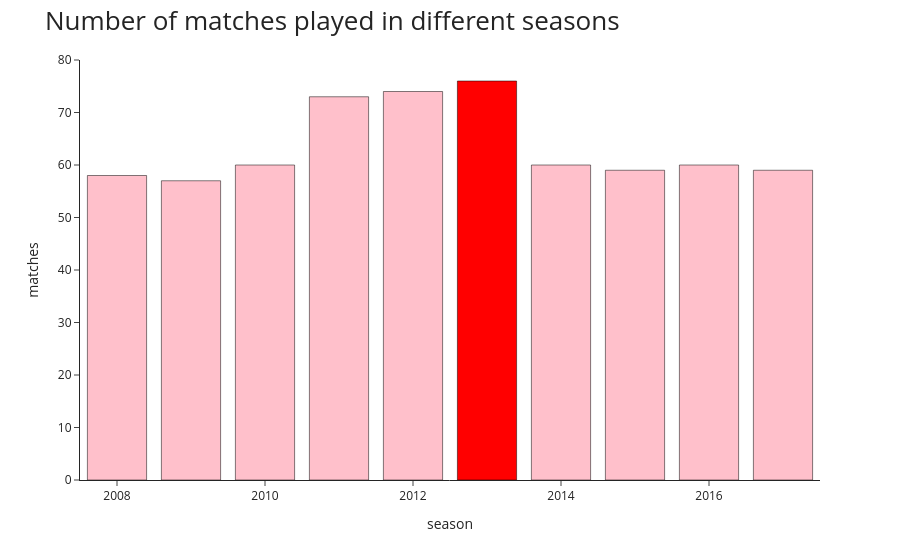

Here is the notebook cell this chart was saved with:
### Code cell
matches_per_season = ipl_matches.groupby(['season'])['id'].count().reset_index().rename(columns={'id':'matches'})
matches_per_season.style.background_gradient(cmap='pink')
colors = ['pink',] * 13
colors[5] = 'red'

fig = px.bar(data_frame=matches_per_season, 
             x='season',  
             y='matches',  
             labels=dict(x="Season", y="Number of Matches"))

fig.update_layout(title="Number of matches played in different seasons",
                  title_font={'size': 26}, 
                  template='simple_white',)  


fig.update_traces(marker_color=colors, marker_line_color='black')

fig.show()

### Figure 1 — Plotly figure (JSON) as saved in the notebook; plotly's stock layout.template omitted (floating-point values rounded to 4 significant figures)
{"data": [{"hovertemplate": "season=%{x}<br>matches=%{y}<extra></extra>", "legendgroup": "", "marker": {"color": ["pink", "pink", "pink", "pink", "pink", "red", "pink", "pink", "pink", "pink", "pink", "pink", "pink"], "line": {"color": "black"}, "pattern": {"shape": ""}}, "name": "", "orientation": "v", "showlegend": false, "textposition": "auto", "type": "bar", "x": [2008, 2009, 2010, 2011, 2012, 2013, 2014, 2015, 2016, 2017], "xaxis": "x", "y": [58, 57, 60, 73, 74, 76, 60, 59, 60, 59], "yaxis": "y"}], "layout": {"barmode": "relative", "legend": {"tracegroupgap": 0}, "margin": {"t": 60}, "title": {"font": {"size": 26}, "text": "Number of matches played in different seasons"}, "xaxis": {"anchor": "y", "domain": [0, 1], "title": {"text": "season"}}, "yaxis": {"anchor": "x", "domain": [0, 1], "title": {"text": "matches"}}}}
